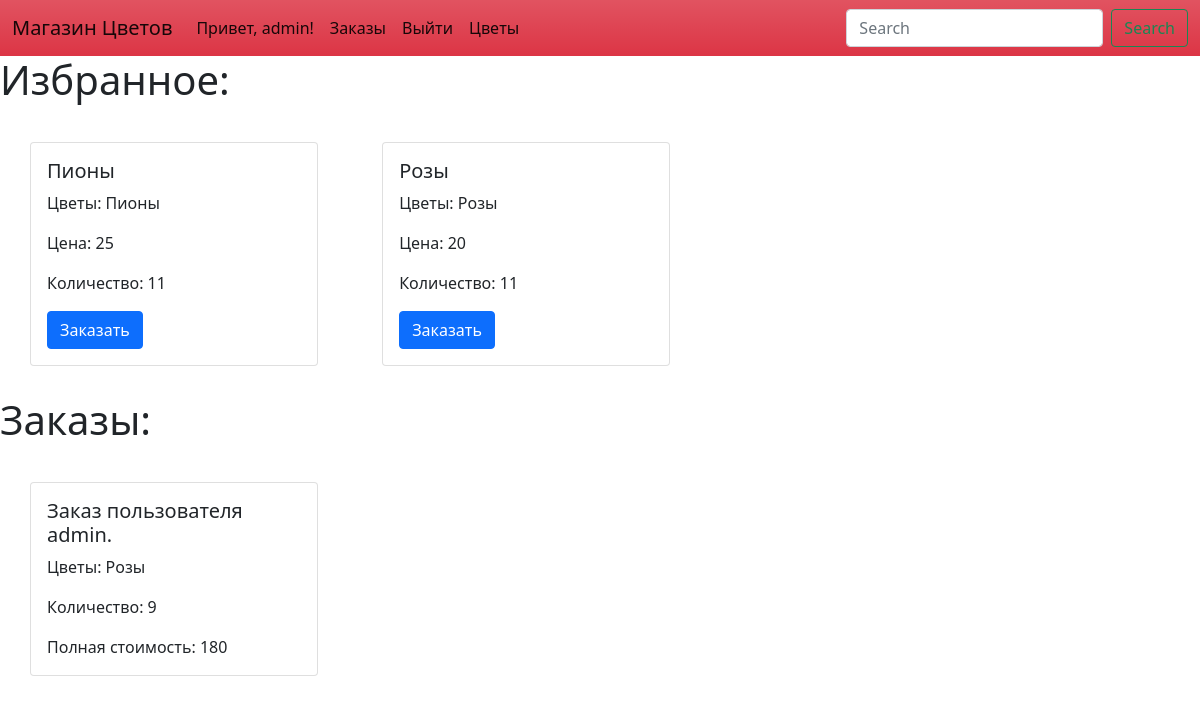
Page /my_profile/ (signed in) on the committed database.
### store/models.py (models this page shows, shortened)
class FavioriteItem(models.Model):
    favorite = models.ForeignKey(Favorite, related_name='favorite_items', on_delete=models.CASCADE)
    item = models.ForeignKey(Flower, related_name='favorite_items', on_delete=models.CASCADE)
    def __str__(self):
        return self.item.name

class Flower(models.Model):
    name = models.CharField(max_length=30, null=False, blank=False)
    price = models.IntegerField(null=False, blank=False)
    quantity = models.IntegerField(null=False, blank=False)

class Order(models.Model):
    is_cleaned = False
    customer = models.ForeignKey(User, related_name='orders', on_delete=models.CASCADE)
    flower = models.ForeignKey(Flower, related_name='orders', on_delete=models.CASCADE)
    quantity = models.IntegerField(default=1)
    def __str__(self):
        return f"Заказ пользователя {self.customer.username}."
    def get_total_price(self):
        return self.quantity*self.flower.price

### store/views.py (the view)
# urls.py: path('my_profile/', views.UserProfile.as_view(), name="profile"),
class UserProfile(View):
    template_name = "my_profile.html"
    def get(self, request, *args, **kwargs):
        favorite = Favorite.objects.get_or_create(customer=request.user)[0]
        favorites = favorite.favorite_items.all()
        orders = Order.objects.filter(customer=request.user)
        return render(request, self.template_name, {'orders': orders, 'favorite_items': favorites})

### templates/my_profile.html
{% extends 'base.html' %}
{% block content%}
    <h1>Избранное: </h1>
    {% for item in favorite_items %}
    <div class="card" style="width: 18rem; margin: 30px; display:inline-block;">
        <div class="card-body">
          <h5 class="card-title">{{item}}</h5>
          <p class="card-text">Цветы: {{item.item.name}}</p>
          <p class="card-text">Цена: {{item.item.price}}</p>
          <p class="card-text">Количество: {{item.item.quantity}}</p>
          <a href="{% url 'make_order' item.item.id %}" class="btn btn-primary">Заказать</a>
        </div>
      </div>
    {% endfor %}
    <br>
    <h1>Заказы: </h1>
    {% for order in orders %}
    <div class="card" style="width: 18rem; margin: 30px; display:inline-block;">
        <div class="card-body">
          <h5 class="card-title">{{order}}</h5>
          <p class="card-text">Цветы: {{order.flower.name}}</p>
          <p class="card-text">Количество: {{order.quantity}}</p>
          <p class="card-text">Полная стоимость: {{order.get_total_price}}</p>
        </div>
      </div>
    {% endfor %}
{%endblock%}

### templates/base.html (shortened to what this page needs)
<!doctype html>
<html lang="en">
  <head>
    <link href="https://cdn.jsdelivr.net/npm/bootstrap@5.0.2/dist/css/bootstrap.min.css" rel="stylesheet">
  </head>
  <body class="{% block body_class %}{% endblock %}">
    <nav class="navbar navbar-expand-lg navbar-light bg-danger bg-gradient" style="color: white;">
        <div class="container-fluid">
          <a class="navbar-brand " href="#">Магазин Цветов</a>
          <div class="collapse navbar-collapse" id="navbarSupportedContent">
            <ul class="navbar-nav me-auto mb-2 mb-lg-0">
              {% if user.is_authenticated%}
                <li class="nav-item">
                  <a class="nav-link active" aria-current="page" href="{% url 'profile' %}">Привет, {{user.username}}!</a>
                </li>
                {% if user.is_staff %}
                  <li class="nav-item">
                    <a class="nav-link active" aria-current="page" href="{% url 'order_list' %}">Заказы</a>
                  </li>
                {% endif %}
                <li class="nav-item">
                  <a class="nav-link active" aria-current="page" href="{% url 'logout'%}">Выйти</a>
                </li>
              {% endif %}
              <li class="nav-item">
                <a class="nav-link active" href="{% url 'flowers'%}">Цветы</a>
              </li>
            </ul>
            <form class="d-flex">
              <input class="form-control me-2" type="search" placeholder="Search" aria-label="Search">
              <button class="btn btn-outline-success" type="submit">Search</button>
            </form>
          </div>
        </div>
      </nav>
    {% block content %}
    {% endblock %}
  </body>
</html>

### rows in the picture
FavioriteItem: item.name "Пионы", item.price "25", item.quantity "11"
FavioriteItem: item.name "Розы", item.price "20", item.quantity "11"
Order: customer.username "Заказ пользователя admin.", flower.name "Розы", quantity "9", get_total_price "180"

### other values in the picture
{{ user.username }} "admin"
